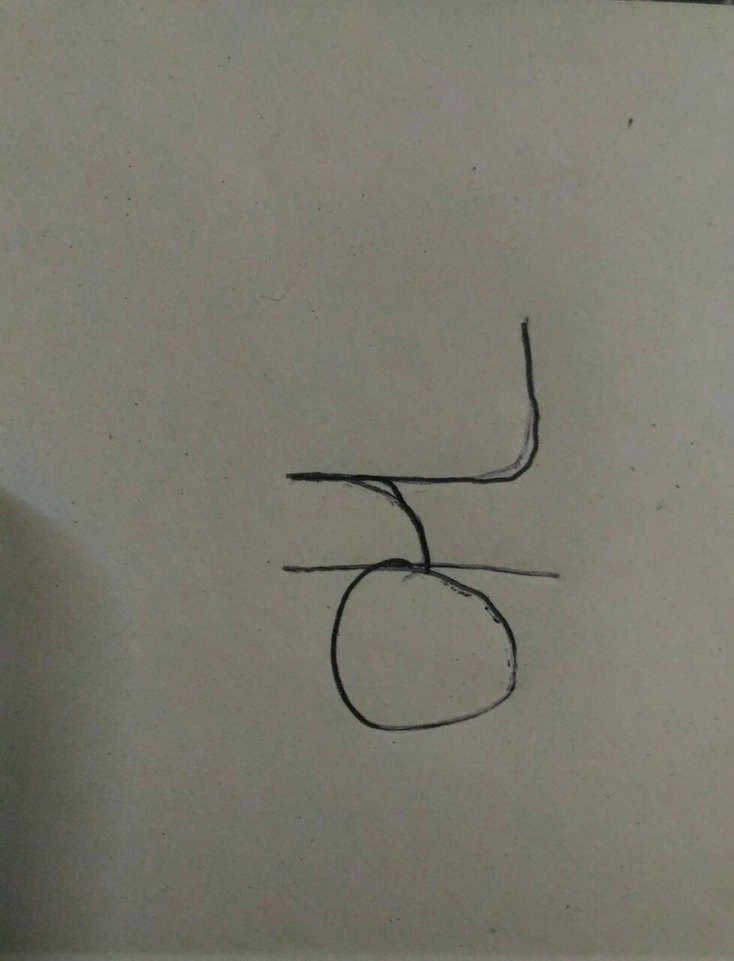
%> input picture Kn_Alphabet_rex/ka.jpg, 734 x 961 px, shrunk from 978 x 1280 before the run
$ octave kannadachar.m   (GNU Octave 9; MATLAB toolbox functions it lacks are replaced by stand-ins)
%> lines starting %> are read from the running program, lines starting %| are printed output that depends on the picture; in (x1, y1, x2, y2) boxes, pixels count from 0 and x2, y2 are one past the last pixel; in counts of white or black regions, pixels touching at a corner belong together; the program's own positions count from 1
org =imread("ka.jpg");
%> org is the input picture: size 961x734x3 uint8; mean R, G, B 122.6, 120.8, 108.5
subplot(3,3,1);
imshow(org);
bw1= im2bw(org);
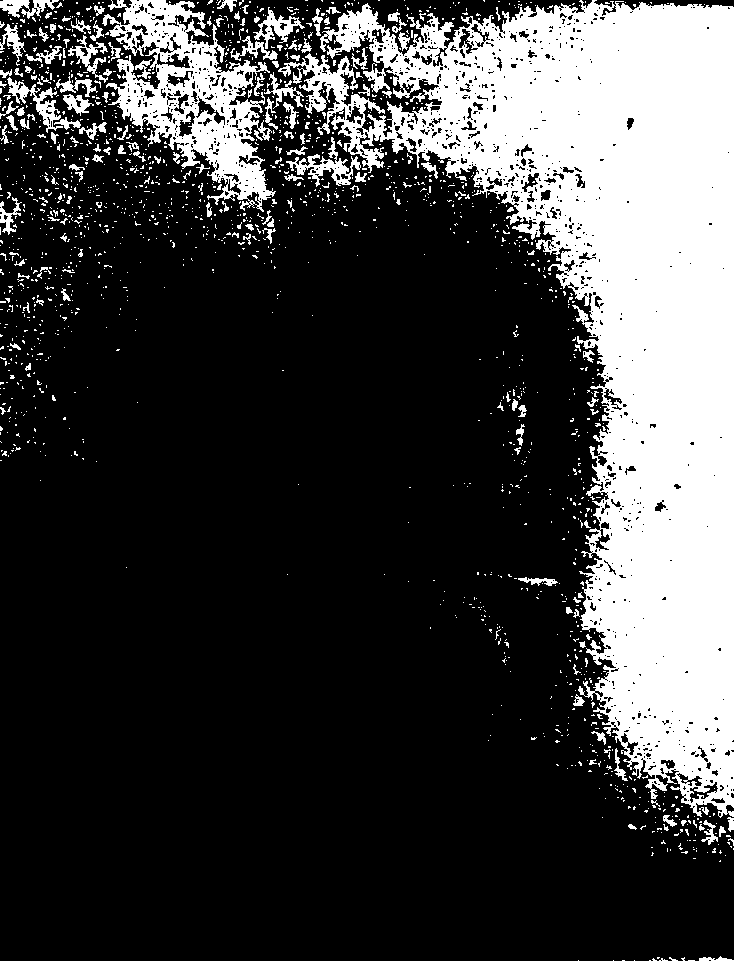
%> bw1: size 961x734 logical; 25.1% white; 1722 white regions (1561 under 20 px), largest, box (x1, y1, x2, y2) and area: (278, 0, 734, 818) 144063, (102, 0, 276, 212) 14428, (286, 137, 361, 187) 1015
subplot(3,3,2);
imshow(bw1);
bw2 = im2bw(org,0.3);
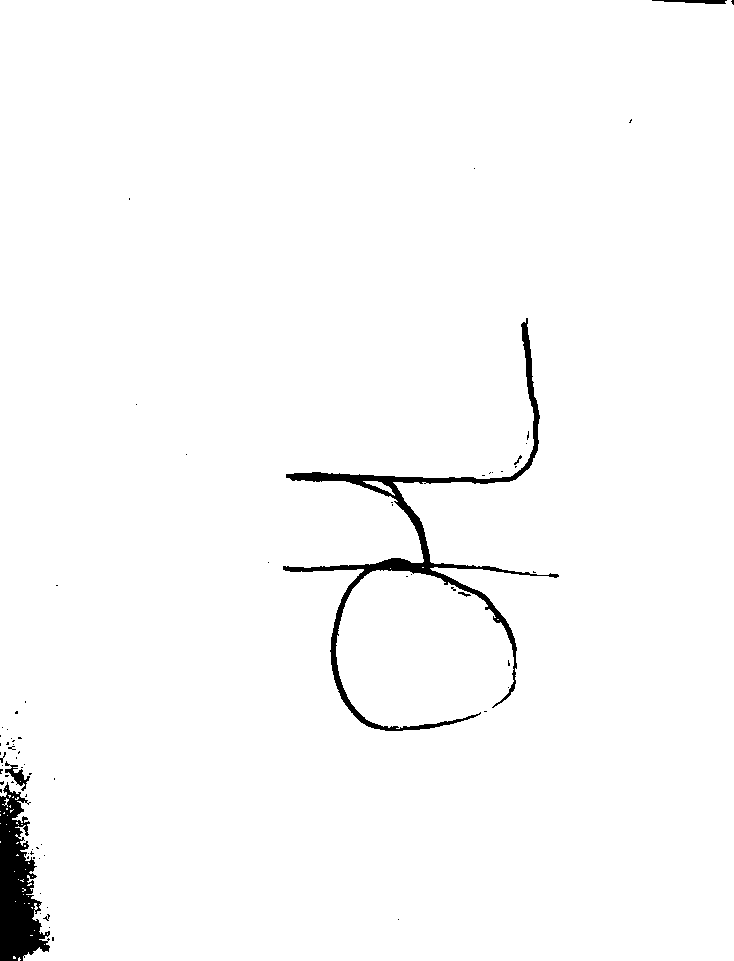
%> bw2: size 961x734 logical; 98.2% white; 73 black regions (66 under 20 px), largest, box (x1, y1, x2, y2) and area: (283, 318, 559, 731) 6785, (0, 782, 50, 961) 5101, (5, 761, 30, 791) 238
subplot(3,3,3);

imshow(bw2);
